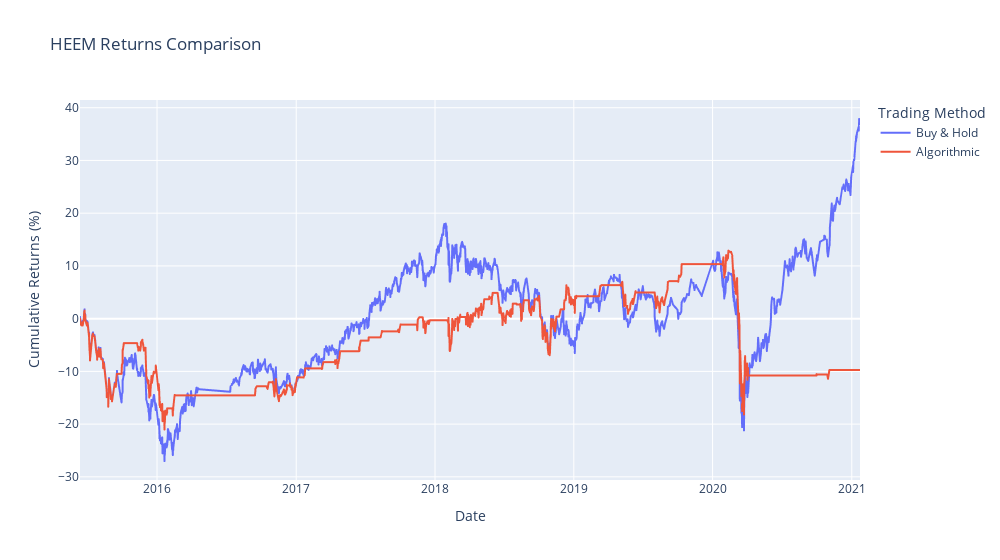

Write notebook code for a chart like this one.
### Code cell
# Plot Strategy Returns to examine performance
strategy_1_returns_df = pd.DataFrame({
    'Buy & Hold': ((1 + signals_df['Actual Returns']).cumprod() - 1) * 100,
    'Algorithmic': ((1 + signals_df['Strategy Returns']).cumprod() - 1) * 100
}, index=signals_df.index).dropna()

fig = px.line(
    strategy_1_returns_df, 
    title='HEEM Returns Comparison',
    labels=dict(value='Cumulative Returns (%)', date='Date', variable='Trading Method'),
    width=1000, 
)
fig.show()

### Figure 1 — Plotly figure (JSON) as saved in the notebook; plotly's stock layout.template omitted (floating-point values rounded to 4 significant figures; data arrays with more than 128 entries replaced by an {"elided": "..."} marker saying what was removed)
{"data": [{"hovertemplate": "Trading Method=Buy & Hold<br>Date=%{x}<br>Cumulative Returns (%)=%{y}<extra></extra>", "legendgroup": "Buy & Hold", "line": {"color": "#636efa", "dash": "solid"}, "marker": {"symbol": "circle"}, "mode": "lines", "name": "Buy & Hold", "showlegend": true, "type": "scattergl", "x": {"elided": "4123 str values"}, "xaxis": "x", "y": {"elided": "4123 float values"}, "yaxis": "y"}, {"hovertemplate": "Trading Method=Algorithmic<br>Date=%{x}<br>Cumulative Returns (%)=%{y}<extra></extra>", "legendgroup": "Algorithmic", "line": {"color": "#EF553B", "dash": "solid"}, "marker": {"symbol": "circle"}, "mode": "lines", "name": "Algorithmic", "showlegend": true, "type": "scattergl", "x": {"elided": "4123 str values"}, "xaxis": "x", "y": {"elided": "4123 float values"}, "yaxis": "y"}], "layout": {"legend": {"title": {"text": "Trading Method"}, "tracegroupgap": 0}, "title": {"text": "HEEM Returns Comparison"}, "width": 1000, "xaxis": {"anchor": "y", "domain": [0, 1], "title": {"text": "Date"}}, "yaxis": {"anchor": "x", "domain": [0, 1], "title": {"text": "Cumulative Returns (%)"}}}}
